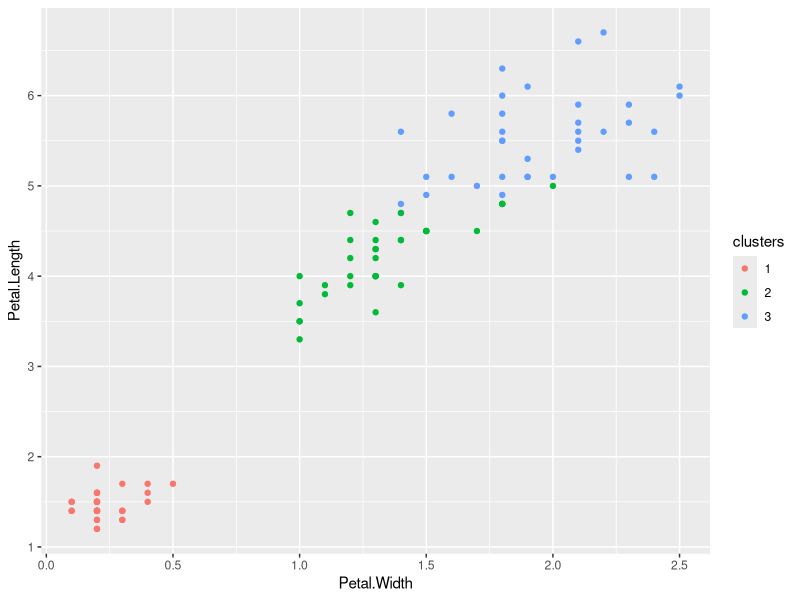

This chart was generated by the following R code:
## ---- chunk 1
require(knitr)
options(width=100)
opts_chunk$set(message=F, error=F, warning=F, comment=NA, fig.align='center', dpi=100, tidy=F, cache.path='.cache/', fig.path='fig/')

options(xtable.type='html')
knit_hooks$set(inline=function(x) {
    if(is.numeric(x)) {
        round(x, getOptions('digits'))
    } else {
        paste(as.character(x), collapse=', ')
    }
})
knit_hooks$set(plot=knitr:::hook_plot_html)
## ---- chunk 2
data(iris)
library(ggplot2)
library(caret)
train.flags <- createDataPartition(y=iris$Species, p=0.7, list=F)
iris.train <- iris[train.flags,]
iris.test <- iris[-train.flags,]
dim(iris.train)
dim(iris.test)
## ---- chunk 3
k.means1 <- kmeans(subset(iris.train, select=-c(Species)), centers=3)
iris.train$clusters <- as.factor(k.means1$cluster)
qplot(Petal.Width, Petal.Length, color=clusters, data=iris.train)
## ---- chunk 4
table(k.means1$cluster, iris.train$Species)
## ---- chunk 5
fit <- train(clusters ~ ., data=subset(iris.train, select=-c(Species)), method="rpart")
table(predict(fit, iris.train), iris.train$Species)
## ---- chunk 6
test.cluster.pred <- predict(fit, iris.test)
table(test.cluster.pred, iris.test$Species)
